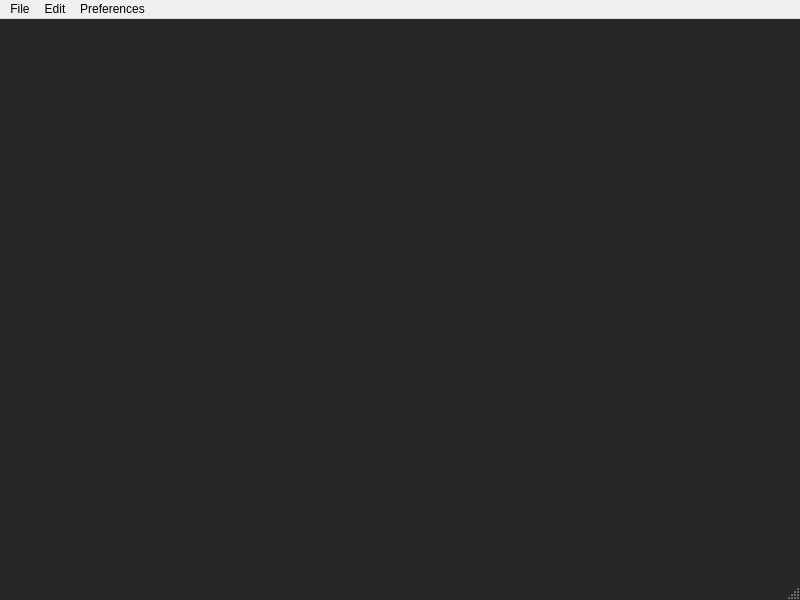
<?xml version="1.0" encoding="UTF-8"?>
<ui version="4.0">
 <class>MainWindow</class>
 <widget class="QMainWindow" name="MainWindow">
  <property name="geometry">
   <rect>
    <x>0</x>
    <y>0</y>
    <width>800</width>
    <height>600</height>
   </rect>
  </property>
  <property name="windowTitle">
   <string>MainWindow</string>
  </property>
  <property name="styleSheet">
   <string notr="true">QMainWindow{
background-color: #262626;

}</string>
  </property>
  <widget class="QWidget" name="centralwidget">
   <widget class="QStackedWidget" name="stackedWidget">
    <property name="geometry">
     <rect>
      <x>40</x>
      <y>30</y>
      <width>750</width>
      <height>550</height>
     </rect>
    </property>
   </widget>
  </widget>
  <widget class="QMenuBar" name="menubar">
   <property name="geometry">
    <rect>
     <x>0</x>
     <y>0</y>
     <width>800</width>
     <height>20</height>
    </rect>
   </property>
   <property name="autoFillBackground">
    <bool>true</bool>
   </property>
   <widget class="QMenu" name="menuFile">
    <property name="title">
     <string>File</string>
    </property>
    <addaction name="separator"/>
   </widget>
   <widget class="QMenu" name="menuEdit">
    <property name="title">
     <string>Edit</string>
    </property>
   </widget>
   <widget class="QMenu" name="menuPreferences">
    <property name="title">
     <string>Preferences</string>
    </property>
   </widget>
   <addaction name="menuFile"/>
   <addaction name="menuEdit"/>
   <addaction name="menuPreferences"/>
  </widget>
  <widget class="QStatusBar" name="statusbar"/>
  <action name="newFile">
   <property name="checkable">
    <bool>false</bool>
   </property>
   <property name="text">
    <string>New File</string>
   </property>
  </action>
  <action name="openFile">
   <property name="text">
    <string>Open File ...</string>
   </property>
   <property name="shortcutContext">
    <enum>Qt::ApplicationShortcut</enum>
   </property>
  </action>
  <action name="saveFile">
   <property name="text">
    <string>Save File</string>
   </property>
  </action>
  <action name="actionHighLights">
   <property name="text">
    <string>HighLights</string>
   </property>
  </action>
 </widget>
 <resources/>
 <connections/>
</ui>
